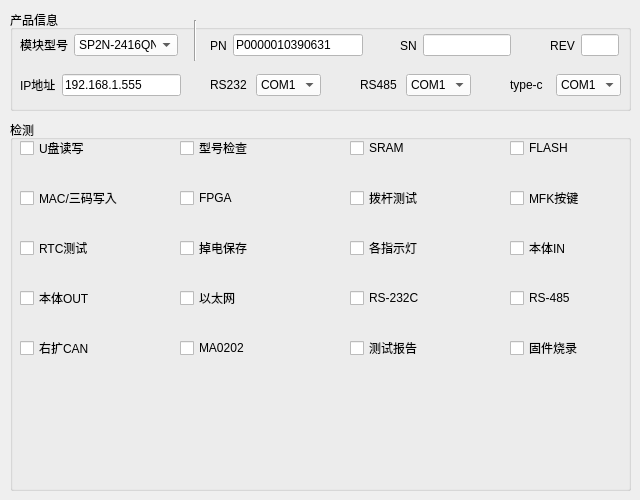
   <widget class="QWidget" name="tab_4">
    <attribute name="title">
     <string>CPU</string>
    </attribute>
    <widget class="QGroupBox" name="groupBox_18">
     <property name="geometry">
      <rect>
       <x>10</x>
       <y>10</y>
       <width>621</width>
       <height>101</height>
      </rect>
     </property>
     <property name="title">
      <string>产品信息</string>
     </property>
     <widget class="Line" name="line_9">
      <property name="geometry">
       <rect>
        <x>175</x>
        <y>10</y>
        <width>20</width>
        <height>41</height>
       </rect>
      </property>
      <property name="orientation">
       <enum>Qt::Vertical</enum>
      </property>
     </widget>
     <widget class="QWidget" name="layoutWidget_20">
      <property name="geometry">
       <rect>
        <x>540</x>
        <y>20</y>
        <width>69</width>
        <height>31</height>
       </rect>
      </property>
      <layout class="QHBoxLayout" name="horizontalLayout_30">
       <item>
        <widget class="QLabel" name="label_56">
         <property name="text">
          <string>REV</string>
         </property>
         <property name="alignment">
          <set>Qt::AlignCenter</set>
         </property>
        </widget>
       </item>
       <item>
        <widget class="QLineEdit" name="lineEdit_32">
         <property name="styleSheet">
          <string notr="true">background-color: rgb(255, 255, 255);</string>
         </property>
         <property name="text">
          <string/>
         </property>
        </widget>
       </item>
      </layout>
     </widget>
     <widget class="QWidget" name="layoutWidget_21">
      <property name="geometry">
       <rect>
        <x>390</x>
        <y>20</y>
        <width>111</width>
        <height>31</height>
       </rect>
      </property>
      <layout class="QHBoxLayout" name="horizontalLayout_31">
       <item>
        <widget class="QLabel" name="label_57">
         <property name="text">
          <string>SN</string>
         </property>
         <property name="alignment">
          <set>Qt::AlignCenter</set>
         </property>
        </widget>
       </item>
       <item>
        <widget class="QLineEdit" name="lineEdit_31">
         <property name="styleSheet">
          <string notr="true">background-color: rgb(255, 255, 255);</string>
         </property>
         <property name="text">
          <string/>
         </property>
        </widget>
       </item>
      </layout>
     </widget>
     <widget class="QWidget" name="layoutWidget_22">
      <property name="geometry">
       <rect>
        <x>200</x>
        <y>20</y>
        <width>153</width>
        <height>31</height>
       </rect>
      </property>
      <layout class="QHBoxLayout" name="horizontalLayout_32">
       <item>
        <widget class="QLabel" name="label_58">
         <property name="text">
          <string>PN</string>
         </property>
         <property name="alignment">
          <set>Qt::AlignCenter</set>
         </property>
        </widget>
       </item>
       <item>
        <widget class="QLineEdit" name="lineEdit_30">
         <property name="styleSheet">
          <string notr="true">background-color: rgb(255, 255, 255);</string>
         </property>
         <property name="text">
          <string>P0000010390631</string>
         </property>
        </widget>
       </item>
      </layout>
     </widget>
     <widget class="QWidget" name="layoutWidget_23">
      <property name="geometry">
       <rect>
        <x>10</x>
        <y>20</y>
        <width>158</width>
        <height>30</height>
       </rect>
      </property>
      <layout class="QHBoxLayout" name="horizontalLayout_33">
       <item>
        <widget class="QLabel" name="label_59">
         <property name="text">
          <string>模块型号</string>
         </property>
        </widget>
       </item>
       <item>
        <widget class="QComboBox" name="comboBox_20">
         <property name="styleSheet">
          <string notr="true">background-color: rgb(255, 255, 255);</string>
         </property>
         <item>
          <property name="text">
           <string>SP2N-2416QND</string>
          </property>
         </item>
        </widget>
       </item>
      </layout>
     </widget>
     <widget class="QWidget" name="layoutWidget_24">
      <property name="geometry">
       <rect>
        <x>200</x>
        <y>60</y>
        <width>111</width>
        <height>30</height>
       </rect>
      </property>
      <layout class="QHBoxLayout" name="horizontalLayout_34">
       <item>
        <widget class="QLabel" name="label_60">
         <property name="text">
          <string>RS232</string>
         </property>
        </widget>
       </item>
       <item>
        <widget class="QComboBox" name="comboBox_21">
         <property name="styleSheet">
          <string notr="true">background-color: rgb(255, 255, 255);</string>
         </property>
         <item>
          <property name="text">
           <string>COM1</string>
          </property>
         </item>
         <item>
          <property name="text">
           <string>COM2</string>
          </property>
         </item>
         <item>
          <property name="text">
           <string>COM3</string>
          </property>
         </item>
         <item>
          <property name="text">
           <string>COM4</string>
          </property>
         </item>
         <item>
          <property name="text">
           <string>COM5</string>
          </property>
         </item>
        </widget>
       </item>
      </layout>
     </widget>
     <widget class="QWidget" name="layoutWidget_25">
      <property name="geometry">
       <rect>
        <x>350</x>
        <y>60</y>
        <width>111</width>
        <height>30</height>
       </rect>
      </property>
      <layout class="QHBoxLayout" name="horizontalLayout_37">
       <item>
        <widget class="QLabel" name="label_64">
         <property name="text">
          <string>RS485</string>
         </property>
        </widget>
       </item>
       <item>
        <widget class="QComboBox" name="comboBox_22">
         <property name="styleSheet">
          <string notr="true">background-color: rgb(255, 255, 255);</string>
         </property>
         <item>
          <property name="text">
           <string>COM1</string>
          </property>
         </item>
         <item>
          <property name="text">
           <string>COM2</string>
          </property>
         </item>
         <item>
          <property name="text">
           <string>COM3</string>
          </property>
         </item>
         <item>
          <property name="text">
           <string>COM4</string>
          </property>
         </item>
         <item>
          <property name="text">
           <string>COM5</string>
          </property>
         </item>
        </widget>
       </item>
      </layout>
     </widget>
     <widget class="QWidget" name="layoutWidget_26">
      <property name="geometry">
       <rect>
        <x>500</x>
        <y>60</y>
        <width>111</width>
        <height>30</height>
       </rect>
      </property>
      <layout class="QHBoxLayout" name="horizontalLayout_39">
       <item>
        <widget class="QLabel" name="label_66">
         <property name="text">
          <string>type-c</string>
         </property>
        </widget>
       </item>
       <item>
        <widget class="QComboBox" name="comboBox_23">
         <property name="styleSheet">
          <string notr="true">background-color: rgb(255, 255, 255);</string>
         </property>
         <item>
          <property name="text">
           <string>COM1</string>
          </property>
         </item>
         <item>
          <property name="text">
           <string>COM2</string>
          </property>
         </item>
         <item>
          <property name="text">
           <string>COM3</string>
          </property>
         </item>
         <item>
          <property name="text">
           <string>COM4</string>
          </property>
         </item>
         <item>
          <property name="text">
           <string>COM5</string>
          </property>
         </item>
        </widget>
       </item>
      </layout>
     </widget>
     <widget class="QWidget" name="">
      <property name="geometry">
       <rect>
        <x>10</x>
        <y>60</y>
        <width>161</width>
        <height>30</height>
       </rect>
      </property>
      <layout class="QHBoxLayout" name="horizontalLayout_7">
       <item>
        <widget class="QLabel" name="label_61">
         <property name="text">
          <string>IP地址</string>
         </property>
        </widget>
       </item>
       <item>
        <widget class="QLineEdit" name="lineEdit_33">
         <property name="styleSheet">
          <string notr="true">background-color: rgb(255, 255, 255);</string>
         </property>
         <property name="text">
          <string>192.168.1.555</string>
         </property>
        </widget>
       </item>
      </layout>
     </widget>
    </widget>
    <widget class="QGroupBox" name="groupBox_19">
     <property name="geometry">
      <rect>
       <x>10</x>
       <y>120</y>
       <width>621</width>
       <height>371</height>
      </rect>
     </property>
     <property name="title">
      <string>检测</string>
     </property>
     <widget class="QCheckBox" name="checkBox_53">
      <property name="geometry">
       <rect>
        <x>500</x>
        <y>20</y>
        <width>101</width>
        <height>16</height>
       </rect>
      </property>
      <property name="text">
       <string>FLASH</string>
      </property>
     </widget>
     <widget class="QCheckBox" name="checkBox_54">
      <property name="geometry">
       <rect>
        <x>10</x>
        <y>70</y>
        <width>101</width>
        <height>16</height>
       </rect>
      </property>
      <property name="text">
       <string>MAC/三码写入</string>
      </property>
     </widget>
     <widget class="QCheckBox" name="checkBox_69">
      <property name="geometry">
       <rect>
        <x>500</x>
        <y>220</y>
        <width>101</width>
        <height>16</height>
       </rect>
      </property>
      <property name="text">
       <string>固件烧录</string>
      </property>
     </widget>
     <widget class="QCheckBox" name="checkBox_56">
      <property name="geometry">
       <rect>
        <x>340</x>
        <y>70</y>
        <width>101</width>
        <height>16</height>
       </rect>
      </property>
      <property name="text">
       <string>拨杆测试</string>
      </property>
     </widget>
     <widget class="QCheckBox" name="checkBox_55">
      <property name="geometry">
       <rect>
        <x>170</x>
        <y>70</y>
        <width>101</width>
        <height>16</height>
       </rect>
      </property>
      <property name="text">
       <string>FPGA</string>
      </property>
     </widget>
     <widget class="QCheckBox" name="checkBox_57">
      <property name="geometry">
       <rect>
        <x>500</x>
        <y>70</y>
        <width>101</width>
        <height>16</height>
       </rect>
      </property>
      <property name="text">
       <string>MFK按键</string>
      </property>
     </widget>
     <widget class="QCheckBox" name="checkBox_58">
      <property name="geometry">
       <rect>
        <x>10</x>
        <y>120</y>
        <width>101</width>
        <height>16</height>
       </rect>
      </property>
      <property name="text">
       <string>RTC测试</string>
      </property>
     </widget>
     <widget class="QCheckBox" name="checkBox_60">
      <property name="geometry">
       <rect>
        <x>340</x>
        <y>120</y>
        <width>101</width>
        <height>16</height>
       </rect>
      </property>
      <property name="text">
       <string>各指示灯</string>
      </property>
     </widget>
     <widget class="QCheckBox" name="checkBox_59">
      <property name="geometry">
       <rect>
        <x>170</x>
        <y>120</y>
        <width>101</width>
        <height>16</height>
       </rect>
      </property>
      <property name="text">
       <string>掉电保存</string>
      </property>
     </widget>
     <widget class="QCheckBox" name="checkBox_61">
      <property name="geometry">
       <rect>
        <x>500</x>
        <y>120</y>
        <width>101</width>
        <height>16</height>
       </rect>
      </property>
      <property name="text">
       <string>本体IN</string>
      </property>
     </widget>
     <widget class="QCheckBox" name="checkBox_62">
      <property name="geometry">
       <rect>
        <x>10</x>
        <y>170</y>
        <width>101</width>
        <height>16</height>
       </rect>
      </property>
      <property name="text">
       <string>本体OUT</string>
      </property>
     </widget>
     <widget class="QCheckBox" name="checkBox_64">
      <property name="geometry">
       <rect>
        <x>340</x>
        <y>170</y>
        <width>101</width>
        <height>16</height>
       </rect>
      </property>
      <property name="text">
       <string>RS-232C</string>
      </property>
     </widget>
     <widget class="QCheckBox" name="checkBox_63">
      <property name="geometry">
       <rect>
        <x>170</x>
        <y>170</y>
        <width>101</width>
        <height>16</height>
       </rect>
      </property>
      <property name="text">
       <string>以太网</string>
      </property>
     </widget>
     <widget class="QCheckBox" name="checkBox_65">
      <property name="geometry">
       <rect>
        <x>500</x>
        <y>170</y>
        <width>101</width>
        <height>16</height>
       </rect>
      </property>
      <property name="text">
       <string>RS-485</string>
      </property>
     </widget>
     <widget class="QCheckBox" name="checkBox_66">
      <property name="geometry">
       <rect>
        <x>10</x>
        <y>220</y>
        <width>101</width>
        <height>16</height>
       </rect>
      </property>
      <property name="text">
       <string>右扩CAN</string>
      </property>
     </widget>
     <widget class="QCheckBox" name="checkBox_68">
      <property name="geometry">
       <rect>
        <x>340</x>
        <y>220</y>
        <width>101</width>
        <height>16</height>
       </rect>
      </property>
      <property name="text">
       <string>测试报告</string>
      </property>
     </widget>
     <widget class="QCheckBox" name="checkBox_67">
      <property name="geometry">
       <rect>
        <x>170</x>
        <y>220</y>
        <width>101</width>
        <height>16</height>
       </rect>
      </property>
      <property name="text">
       <string>MA0202</string>
      </property>
     </widget>
     <widget class="QCheckBox" name="checkBox_50">
      <property name="geometry">
       <rect>
        <x>10</x>
        <y>20</y>
        <width>101</width>
        <height>16</height>
       </rect>
      </property>
      <property name="text">
       <string>U盘读写</string>
      </property>
     </widget>
     <widget class="QCheckBox" name="checkBox_51">
      <property name="geometry">
       <rect>
        <x>170</x>
        <y>20</y>
        <width>101</width>
        <height>16</height>
       </rect>
      </property>
      <property name="text">
       <string>型号检查</string>
      </property>
     </widget>
     <widget class="QCheckBox" name="checkBox_52">
      <property name="geometry">
       <rect>
        <x>340</x>
        <y>20</y>
        <width>101</width>
        <height>16</height>
       </rect>
      </property>
      <property name="text">
       <string>SRAM</string>
      </property>
     </widget>
    </widget>
   </widget>
